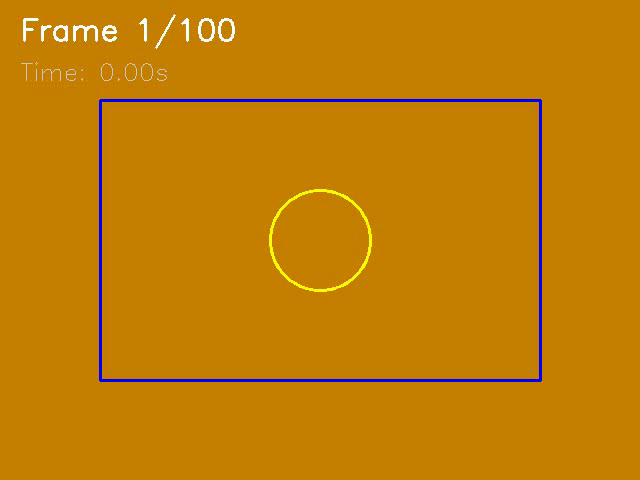
#> input picture frame 0 of lab6/sample_video.mp4, 640 x 480 px
$ python bt12.py
#> lines starting #> are read from the running program, lines starting #| are printed output that depends on the picture
import os
import cv2
import numpy as np
import subprocess
import json

print("=" * 80)
print("BÀI TẬP 12: CẮT VIDEO THÀNH CÁC ĐOẠN NHỎ VÀ TÁCH ÂM THANH")
print("=" * 80)

# ============================================================================
# BƯỚC 0: CHUẨN BỊ FILE VIDEO
# ============================================================================

print("\n" + "=" * 80)
print("BƯỚC 0: CHUẨN BỊ FILE VIDEO")
print("=" * 80)

video_file = "sample_video.mp4"

if not os.path.exists(video_file):
    print(f"\n📝 Tạo file video test: {video_file}")

    # Thông số video
    frame_width = 640
    frame_height = 480
    fps = 20
    duration = 30  # 30 giây (để cắt thành 3 đoạn 10 giây)
    total_frames = int(fps * duration)

    # Tạo video writer
    fourcc = cv2.VideoWriter_fourcc(*"mp4v")
    out = cv2.VideoWriter(video_file, fourcc, fps, (frame_width, frame_height))

    # Tạo các frame khác nhau
    for frame_num in range(total_frames):
        # Tạo ảnh với màu gradient
        frame = np.zeros((frame_height, frame_width, 3), dtype=np.uint8)

        # Gradient nền
        for y in range(frame_height):
            for x in range(frame_width):
                frame[y, x] = [
                    int(255 * frame_num / total_frames),
                    int(128 + 127 * np.sin(frame_num / total_frames * np.pi)),
                    int(200 - 100 * frame_num / total_frames),
                ]

        # Vẽ các hình
        cv2.circle(
            frame, (320, 240), 50 + int(30 * np.sin(frame_num / 10)), (0, 255, 255), 2
        )
        cv2.rectangle(frame, (100, 100), (540, 380), (255, 0, 0), 2)

        # Viết frame number
        cv2.putText(
            frame,
            f"Frame {frame_num + 1}/{total_frames}",
            (20, 40),
            cv2.FONT_HERSHEY_SIMPLEX,
            1.0,
            (255, 255, 255),
            2,
        )
        cv2.putText(
            frame,
            f"Time: {frame_num / fps:.1f}s",
            (20, 80),
            cv2.FONT_HERSHEY_SIMPLEX,
            0.8,
            (200, 200, 200),
            1,
        )

        out.write(frame)

    out.release()
    print(f"   ✓ Tạo video thành công")
    print(f"     - Độ phân giải: {frame_width} × {frame_height}")
    print(f"     - FPS: {fps}")
    print(f"     - Thời lượng: {duration} giây ({total_frames} frame)")
    print(f"     - File size: {os.path.getsize(video_file) / (1024 * 1024):.2f} MB")
else:
    print(f"\n✓ File video đã tồn tại: {video_file}")
    print(f"  File size: {os.path.getsize(video_file) / (1024 * 1024):.2f} MB")

# ============================================================================
# BƯỚC 1: TẢI FILE VIDEO VÀ LẤY THÔNG TIN
# ============================================================================

print("\n" + "=" * 80)
print("BƯỚC 1: TẢI FILE VIDEO VÀ LẤY THÔNG TIN")
print("=" * 80)

print(f"\n📹 Tải file video: {video_file}")

# Sử dụng cv2.VideoCapture để lấy thông tin
cap = cv2.VideoCapture(video_file)

if not cap.isOpened():
    print(f"❌ Lỗi: Không thể mở file video: {video_file}")
    exit(1)

print("✓ Đã tải video thành công")

# ====================================================================
# BƯỚC 2: LẤY THÔNG TIN VIDEO
# ====================================================================

print("\n" + "=" * 80)
print("BƯỚC 2: LẤY THÔNG TIN VIDEO")
print("=" * 80)

# Lấy thông tin
width = int(cap.get(cv2.CAP_PROP_FRAME_WIDTH))
height = int(cap.get(cv2.CAP_PROP_FRAME_HEIGHT))
fps = int(cap.get(cv2.CAP_PROP_FPS))
total_frames = int(cap.get(cv2.CAP_PROP_FRAME_COUNT))
duration = total_frames / fps if fps > 0 else 0

print("\n📊 THÔNG TIN VIDEO:")
print("-" * 80)
print(f"1. Tên file: {video_file}")
print(f"2. Độ phân giải:")
print(f"   - Width: {width} pixel")
print(f"   - Height: {height} pixel")
print(f"   - Format: {width} × {height}")
print(f"3. Frame rate (FPS): {fps}")
print(
    f"4. Thời lượng: {duration:.2f} giây ({int(duration//60)} phút {duration%60:.0f} giây)"
)
print(f"5. Tổng số frame: {total_frames}")
print(f"6. File size: {os.path.getsize(video_file) / (1024 * 1024):.2f} MB")

# ====================================================================
# BƯỚC 3: CẮT VIDEO THÀNH CÁC ĐOẠN 10 GIÂY
# ====================================================================

print("\n" + "=" * 80)
print("BƯỚC 3: CẮT VIDEO THÀNH CÁC ĐOẠN 10 GIÂY")
print("=" * 80)

segment_duration = 10  # 10 giây mỗi đoạn
total_segments = int(np.ceil(duration / segment_duration))

print(f"\n✂️  Cắt video:")
print("-" * 80)
print(f"Thời lượng mỗi đoạn: {segment_duration} giây")
print(f"Tổng số đoạn: {total_segments}")
print(f"Thời lượng video: {duration:.2f} giây\n")

segment_files = []

for seg_num in range(total_segments):
    # Tính thời gian bắt đầu và kết thúc
    start_frame = seg_num * segment_duration * fps
    end_frame = min((seg_num + 1) * segment_duration * fps, total_frames)
    start_time = start_frame / fps
    end_time = end_frame / fps
    segment_length = end_time - start_time

    # Thiết lập frame bắt đầu
    cap.set(cv2.CAP_PROP_POS_FRAMES, start_frame)

    # Tên file output
    output_filename = f"video_segment_{seg_num+1:02d}.mp4"
    segment_files.append(output_filename)

    # Tạo VideoWriter cho segment
    fourcc = cv2.VideoWriter_fourcc(*"mp4v")
    out_segment = cv2.VideoWriter(output_filename, fourcc, fps, (width, height))

    # Đọc và ghi frame
    frame_count = 0
    while True:
        ret, frame = cap.read()
        if not ret or cap.get(cv2.CAP_PROP_POS_FRAMES) > end_frame:
            break
        out_segment.write(frame)
        frame_count += 1

    out_segment.release()

    file_size = (
        os.path.getsize(output_filename) / 1024
        if os.path.exists(output_filename)
        else 0
    )
    print(f"{seg_num+1}️⃣  Đoạn {seg_num+1}")
    print(f"    ✓ File: {output_filename}")
    print(
        f"    ✓ Thời gian: {start_time:.1f}s - {end_time:.1f}s ({segment_length:.1f}s)"
    )
    print(f"    ✓ Frame: {int(start_frame)} - {int(end_frame)}")
    print(f"    ✓ Kích thước: {file_size:.2f} KB")

cap.release()

# ====================================================================
# BƯỚC 4: TÁCH ÂM THANH TỪ VIDEO (NẾU CÓ)
# ====================================================================

print("\n" + "=" * 80)
print("BƯỚC 4: TÁCH ÂM THANH TỪ VIDEO")
print("=" * 80)

print("\n🔊 Trích xuất âm thanh:")
print("-" * 80)

try:
    # Sử dụng ffmpeg để trích âm thanh
    print("\n1️⃣  Lưu thành WAV")
    audio_wav = "extracted_audio.wav"

    cmd = f"ffmpeg -i {video_file} -q:a 9 -n {audio_wav} 2>&1"
    result = subprocess.run(cmd, shell=True, capture_output=True, text=True)

    if os.path.exists(audio_wav):
        wav_size = os.path.getsize(audio_wav) / 1024
        print(f"    ✓ File: {audio_wav}")
        print(f"    ✓ Kích thước: {wav_size:.2f} KB")
    else:
        print(f"    ⚠️  Không thể tách âm thanh")

    # Lưu thành MP3
    print(f"\n2️⃣  Lưu thành MP3")
    audio_mp3 = "extracted_audio.mp3"

    cmd = f"ffmpeg -i {video_file} -q:a 9 -n {audio_mp3} 2>&1"
    result = subprocess.run(cmd, shell=True, capture_output=True, text=True)

    if os.path.exists(audio_mp3):
        mp3_size = os.path.getsize(audio_mp3) / 1024
        print(f"    ✓ File: {audio_mp3}")
        print(f"    ✓ Kích thước: {mp3_size:.2f} KB")
    else:
        print(f"    ⚠️  Không thể tạo MP3")

    # Tách âm thanh từ các segment
    print(f"\n3️⃣  Tách âm thanh từ các segment:")
    print("-" * 80)

    for i, seg_file in enumerate(segment_files, 1):
        audio_file = f"segment_{i:02d}_audio.wav"
        cmd = f"ffmpeg -i {seg_file} -q:a 9 -n {audio_file} 2>&1"
        result = subprocess.run(cmd, shell=True, capture_output=True, text=True)

        if os.path.exists(audio_file):
            size = os.path.getsize(audio_file) / 1024
            print(f"    ✓ Segment {i}: {audio_file} ({size:.2f} KB)")

except Exception as e:
    print(f"\n⚠️  Lỗi khi tách âm thanh: {str(e)}")
    print("   Đảm bảo ffmpeg đã được cài đặt")

# ====================================================================
# BƯỚC 5: THÔNG TIN CHI TIẾT VỀ CÁC HÀM
# ====================================================================

print("\n" + "=" * 80)
print("BƯỚC 5: THÔNG TIN CHI TIẾT VỀ CÁC HÀM OPENCV")
print("=" * 80)

functions_info = """
📖 cv2.VideoCapture(filename)
   Mở file video để xử lý

   Ví dụ: cap = cv2.VideoCapture('video.mp4')

📖 cap.get(propId)
   Lấy thuộc tính của video
   Các thuộc tính thường dùng:
   - cv2.CAP_PROP_FRAME_WIDTH: Chiều rộng frame
   - cv2.CAP_PROP_FRAME_HEIGHT: Chiều cao frame
   - cv2.CAP_PROP_FPS: Số frame trên giây
   - cv2.CAP_PROP_FRAME_COUNT: Tổng số frame

   Ví dụ: fps = int(cap.get(cv2.CAP_PROP_FPS))

📖 cap.set(propId, value)
   Thiết lập thuộc tính của video

   Ví dụ:
   cap.set(cv2.CAP_PROP_POS_FRAMES, 100)  # Đến frame 100
   cap.set(cv2.CAP_PROP_POS_MSEC, 5000)   # Đến 5 giây

📖 cap.read()
   Đọc frame tiếp theo từ video
   Return:
   - ret: Boolean - True nếu frame được đọc thành công
   - frame: Ảnh frame (numpy array)

   Ví dụ:
   ret, frame = cap.read()
   if not ret:
       print("Hết video")

📖 cv2.VideoWriter(filename, fourcc, fps, frameSize)
   Tạo writer để ghi video

   Ví dụ:
   fourcc = cv2.VideoWriter_fourcc(*'mp4v')
   out = cv2.VideoWriter('output.mp4', fourcc, fps, (width, height))
   out.write(frame)
   out.release()

📖 cap.release()
   Đóng file video

   Ví dụ: cap.release()

📖 ffmpeg Command Line
   Tách âm thanh từ video:
   ffmpeg -i input.mp4 -q:a 9 -n output.wav

   Tham số:
   - -i: Input file
   - -q:a: Quality (1-9, cao nhất là 9)
   - -n: Không hỏi nếu file tồn tại
"""

print(functions_info)

# ====================================================================
# BƯỚC 6: THỐNG KÊ THÔNG TIN
# ====================================================================

print("\n" + "=" * 80)
print("BƯỚC 6: THỐNG KÊ THÔNG TIN")
print("=" * 80)

# Thu thập tất cả các file output
output_files = segment_files.copy()

if os.path.exists("extracted_audio.wav"):
    output_files.append("extracted_audio.wav")
if os.path.exists("extracted_audio.mp3"):
    output_files.append("extracted_audio.mp3")

for i in range(1, total_segments + 1):
    audio_file = f"segment_{i:02d}_audio.wav"
    if os.path.exists(audio_file):
        output_files.append(audio_file)

print("\n📁 CÁC FILE ĐÃ TẠO:")
print("-" * 80)

total_size = 0

print("\n📹 File Video:")
for fname in segment_files:
    if os.path.exists(fname):
        size_mb = os.path.getsize(fname) / (1024 * 1024)
        total_size += size_mb
        print(f"  ✓ {fname:<30} {size_mb:>8.2f} MB")

print("\n🔊 File Âm thanh:")
if os.path.exists("extracted_audio.wav"):
    size_kb = os.path.getsize("extracted_audio.wav") / 1024
    total_size += size_kb / 1024
    print(f"  ✓ extracted_audio.wav        {size_kb:>8.2f} KB")

if os.path.exists("extracted_audio.mp3"):
    size_kb = os.path.getsize("extracted_audio.mp3") / 1024
    total_size += size_kb / 1024
    print(f"  ✓ extracted_audio.mp3        {size_kb:>8.2f} KB")

for i in range(1, total_segments + 1):
    audio_file = f"segment_{i:02d}_audio.wav"
    if os.path.exists(audio_file):
        size_kb = os.path.getsize(audio_file) / 1024
        total_size += size_kb / 1024
        print(f"  ✓ {audio_file:<30} {size_kb:>8.2f} KB")

print("-" * 80)
print(f"  📊 Tổng dung lượng: {total_size:.2f} MB")

# Lưu thông tin vào JSON
info_json = "video_cutting_info.json"
video_info = {
    "filename": video_file,
    "width": width,
    "height": height,
    "fps": fps,
    "total_frames": total_frames,
    "duration": duration,
    "file_size_mb": os.path.getsize(video_file) / (1024 * 1024),
}

with open(info_json, "w") as f:
    json.dump(
        {
            "video": video_info,
            "segments": {
                "total": total_segments,
                "duration_per_segment": segment_duration,
                "files": segment_files,
            },
        },
        f,
        indent=2,
    )

print(f"\n💾 Thông tin lưu vào: {info_json}")

print("\n📋 THỐNG KÊ:")
print("-" * 80)
print(f"  • Video gốc: {video_file}")
print(f"  • Độ phân giải: {width} × {height}")
print(f"  • FPS: {fps}")
print(f"  • Thời lượng: {duration:.2f} giây")
print(f"  • Số đoạn cắt: {total_segments}")
print(f"  • Độ dài mỗi đoạn: {segment_duration} giây")
print(f"  • Tổng file: {len(output_files)}")
print(f"  • Tổng dung lượng: {total_size:.2f} MB")

print("\n" + "=" * 80)
print("✅ BÀI TẬP 12 HOÀN THÀNH")
print("=" * 80)

$ run again, starting later in the video
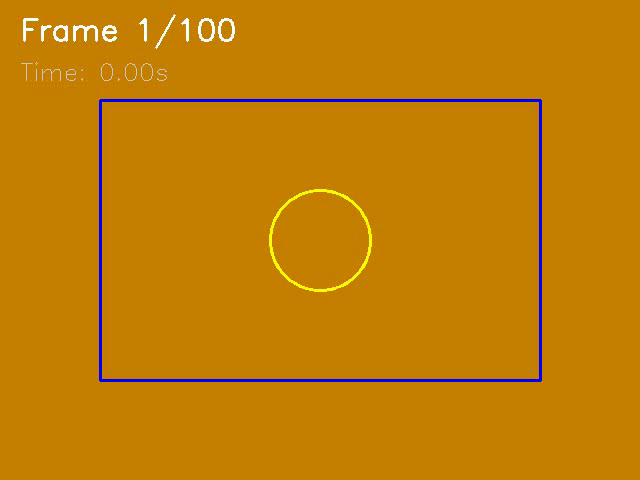
#> input picture frame 0 of lab6/sample_video.mp4, 640 x 480 px

$ run again, starting later in the video
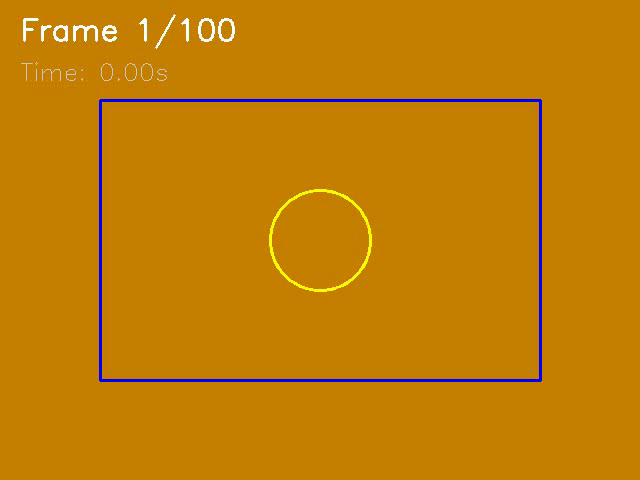
#> input picture frame 0 of lab6/sample_video.mp4, 640 x 480 px
